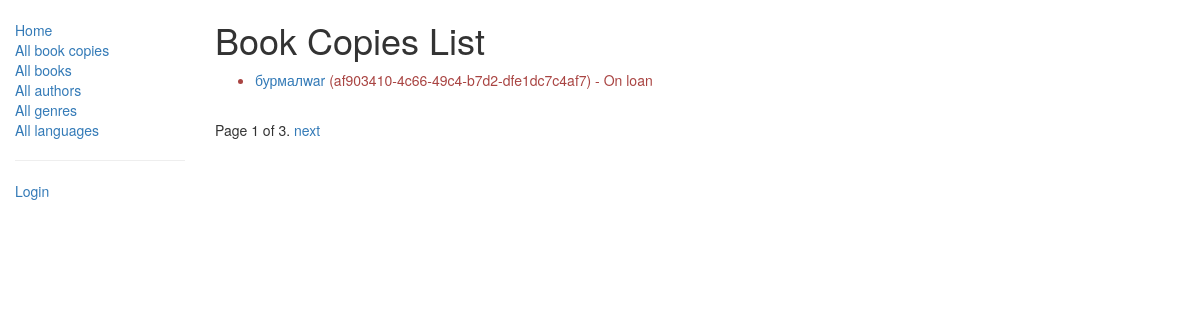
The page /catalog/bookinstances/ on the database as committed earlier.
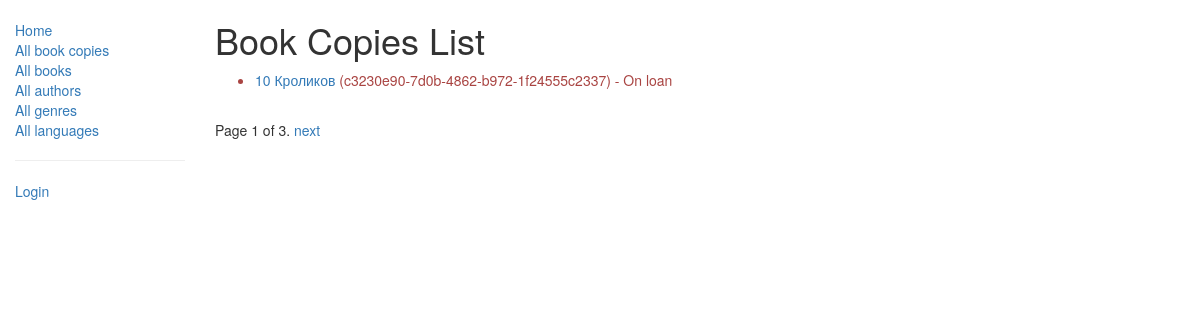
The same page on the database as committed later.
### catalog/models.py (models this page shows, shortened)
class BookInstance(models.Model):
    borrower = models.ForeignKey(settings.AUTH_USER_MODEL, on_delete=models.SET_NULL, null=True, blank=True)
    @property
    def is_overdue(self):
        return bool(self.due_back and date.today() > self.due_back)
    """
    Model representing a specific copy of a book (i.e. that can be borrowed from the library).
    """
    id = models.UUIDField(primary_key=True, default=uuid.uuid4, help_text="Unique ID for this particular book across whole library")
    book = models.ForeignKey('Book', on_delete=models.SET_NULL, null=True)
    imprint = models.CharField(max_length=200)
    due_back = models.DateField(null=True, blank=True)
    LOAN_STATUS = (
        ('m', 'Maintenance'),
        ('o', 'On loan'),
        ('a', 'Available'),
        ('r', 'Reserved'),
    )
    status = models.CharField(max_length=1, choices=LOAN_STATUS, blank=True, default='m', help_text='Book availability')
    class Meta:
        ordering = ["due_back"]
        permissions = (("can_mark_returned", "Set book as returned"),)
        permissions = (('can_mark_returned', 'Can mark returned'),)

class Book(models.Model):
    language = models.ForeignKey('Language', on_delete=models.SET_NULL, null=True)
    title = models.CharField(max_length=200)
    author = models.ForeignKey('Author', on_delete=models.SET_NULL, null=True)
    summary = models.TextField(max_length=1000, help_text="Enter a brief description of the book")
    isbn = models.CharField('ISBN',max_length=13, help_text='13 Character <a href="https://www.isbn-international.org/content/what-isbn">ISBN number</a>')
    genre = models.ManyToManyField(Genre, help_text="Select a genre for this book")
    def get_absolute_url(self):
        return reverse('book-detail', args=[str(self.id)])
    def display_genre(self):
        """
        Creates a string for the Genre. This is required to display genre in Admin.
        """
        return ', '.join([genre.name for genre in self.genre.all()[:3]])
    display_genre.short_description = 'Genre'

### catalog/views.py (the view)
# urls.py: path('bookinstances/', views.BookInstanceListView.as_view(), name='bookinstances'),
class BookInstanceListView(generic.ListView):
    model = BookInstance
    paginate_by = 1

### catalog/templates/catalog/bookinstance_list.html
{% extends "base_generic.html" %}
{% block content %}
  <h1>Book Copies List</h1>
  {% if bookinstance_list %}
  <ul>
    {% for inst in bookinstance_list %}
      <li class="{% if inst.is_overdue %}text-danger{% endif %}">
        <a href="{{ inst.book.get_absolute_url }}">{{ inst.book.title }}</a>
        ({{ inst.id }}) - {{ inst.get_status_display }}
      </li>
    {% endfor %}
  </ul>
  {% else %}<p>There are no book copies.</p>{% endif %}
{% endblock %}

Rows that differ between the two databases and show on the page:
no longer on this page (row edited): BookInstance: book "бурмалwar", id "af903410-4c66-49c4-b7d2-dfe1dc7c4af7", status "On loan"
now on this page (row unchanged): BookInstance: book "10 Кроликов", id "c3230e90-7d0b-4862-b972-1f24555c2337", status "On loan"
